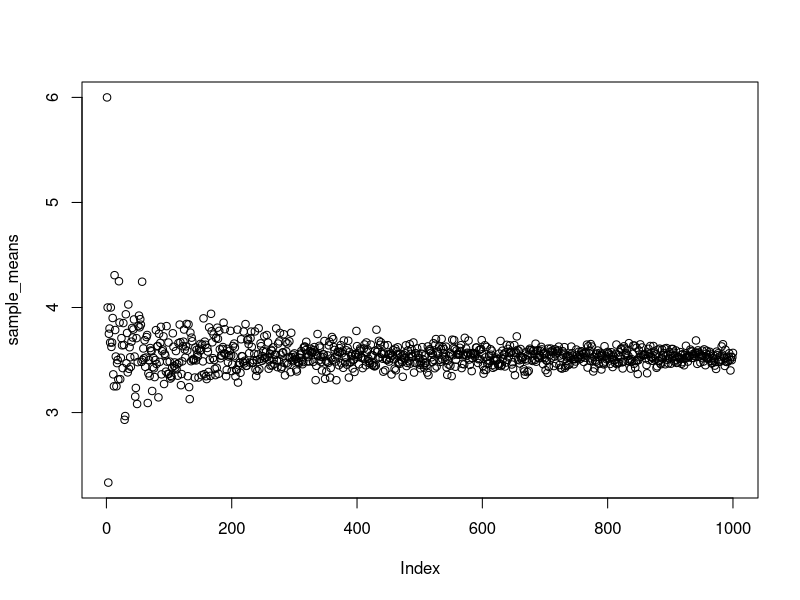

This figure's R source:
set.seed(135)
d6 <- sample(x = 1:6, size = 1000, replace = TRUE)

data_vector <- d6

population_mean <- data_vector |> mean()

# empty vector
sample_means <- vector(mode = "numeric",
                       length = 1000)

# random sampling
for (i in seq_along(data_vector)) {
  sample_means[i] <- data_vector |> 
    sample(size = i, replace = TRUE) |> 
    mean()
}

plot(sample_means)

# generate tibble
sample_tbl <- sample_means |> tibble::as_tibble()